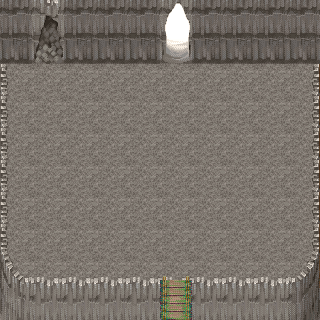

This game map was drawn from its Tiled (.tmx) file and the tilesets committed beside it. A one-line description and the trimmed map source follow:
An orthogonal 10x10 tile map with 32x32 px tiles, 4 tile layers (Background, Tile, Decor, Pnj).

<map version="1.0" orientation="orthogonal" renderorder="right-down" width="10" height="10" tilewidth="32" tileheight="32" nextobjectid="1">
 <properties>
  <property name="Music" value="mus_waterfall.ogg" />
 </properties>
 <tileset firstgid="1" name="Test" tilewidth="32" tileheight="32" tilecount="888">
  <image source="Test.png" width="256" height="3556" />
  <tile id="333">
   <properties>
    <property name="Block" value="" />
   </properties>
  </tile>
  <tile id="334">
   <properties>
    <property name="Block" value="" />
   </properties>
  </tile>
  <tile id="344">
   <properties>
    <property name="Block" value="" />
   </properties>
  </tile>
  <tile id="345">
   <properties>
    <property name="Block" value="" />
   </properties>
  </tile>
  <tile id="346">
   <properties>
    <property name="Block" value="" />
   </properties>
  </tile>
  <tile id="348">
   <properties>
    <property name="Block" value="" />
   </properties>
  </tile>
  <tile id="356">
   <properties>
    <property name="Enter" value="DOWN" />
    <property name="EnterNum" value="1" />
    <property name="Map" value="Hub city" />
    <property name="NextNum" value="2" />
   </properties>
  </tile>
  <tile id="523">
   <properties>
    <property name="Enter" value="UP" />
    <property name="EnterNum" value="2" />
    <property name="Map" value="LobbyMap test2" />
    <property name="NextNum" value="1" />
   </properties>
  </tile>
 </tileset>
 <layer name="Background" width="10" height="10">
  <data>[100 cells, 100 non-empty, 2 distinct tile ids]</data>
 </layer>
 <layer name="Tile" width="10" height="10">
  <data>[100 cells, 100 non-empty, 17 distinct tile ids]</data>
 </layer>
 <layer name="Decor" width="10" height="10">
  <data>[100 cells, 0 non-empty, 0 distinct tile ids]</data>
 </layer>
 <layer name="Pnj" width="10" height="10">
  <data>[100 cells, 0 non-empty, 0 distinct tile ids]</data>
 </layer>
</map>
